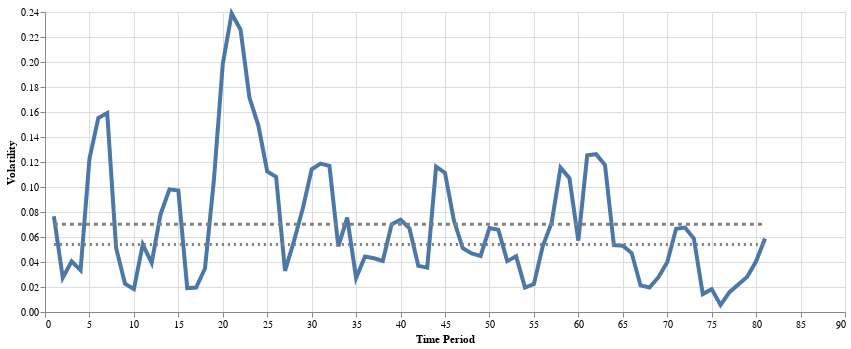

Notebook cell for this chart:
### Code cell
plot_index_volatility(index_vol)

### Figure 1 — Vega-Lite specification as saved in the notebook (floating-point values rounded to 4 significant figures)
{"$schema": "https://vega.github.io/schema/vega-lite/v5.20.1.json", "config": {"view": {"continuousHeight": 300, "continuousWidth": 300}}, "data": {"name": "data-453348f9b7ef8ca49175779deeb938d3"}, "datasets": {"data-453348f9b7ef8ca49175779deeb938d3": [{"mean": 0.07014, "median": 0.05408, "x": 1, "y": 0.0766}, {"mean": 0.07014, "median": 0.05408, "x": 2, "y": 0.0274}, {"mean": 0.07014, "median": 0.05408, "x": 3, "y": 0.04047}, {"mean": 0.07014, "median": 0.05408, "x": 4, "y": 0.03337}, {"mean": 0.07014, "median": 0.05408, "x": 5, "y": 0.1225}, {"mean": 0.07014, "median": 0.05408, "x": 6, "y": 0.1552}, {"mean": 0.07014, "median": 0.05408, "x": 7, "y": 0.1592}, {"mean": 0.07014, "median": 0.05408, "x": 8, "y": 0.0512}, {"mean": 0.07014, "median": 0.05408, "x": 9, "y": 0.02265}, {"mean": 0.07014, "median": 0.05408, "x": 10, "y": 0.01828}, {"mean": 0.07014, "median": 0.05408, "x": 11, "y": 0.05408}, {"mean": 0.07014, "median": 0.05408, "x": 12, "y": 0.03939}, {"mean": 0.07014, "median": 0.05408, "x": 13, "y": 0.07816}, {"mean": 0.07014, "median": 0.05408, "x": 14, "y": 0.09812}, {"mean": 0.07014, "median": 0.05408, "x": 15, "y": 0.09722}, {"mean": 0.07014, "median": 0.05408, "x": 16, "y": 0.01916}, {"mean": 0.07014, "median": 0.05408, "x": 17, "y": 0.01959}, {"mean": 0.07014, "median": 0.05408, "x": 18, "y": 0.0348}, {"mean": 0.07014, "median": 0.05408, "x": 19, "y": 0.1056}, {"mean": 0.07014, "median": 0.05408, "x": 20, "y": 0.1985}, {"mean": 0.07014, "median": 0.05408, "x": 21, "y": 0.2388}, {"mean": 0.07014, "median": 0.05408, "x": 22, "y": 0.2259}, {"mean": 0.07014, "median": 0.05408, "x": 23, "y": 0.1715}, {"mean": 0.07014, "median": 0.05408, "x": 24, "y": 0.1493}, {"mean": 0.07014, "median": 0.05408, "x": 25, "y": 0.1124}, {"mean": 0.07014, "median": 0.05408, "x": 26, "y": 0.1081}, {"mean": 0.07014, "median": 0.05408, "x": 27, "y": 0.0329}, {"mean": 0.07014, "median": 0.05408, "x": 28, "y": 0.05653}, {"mean": 0.07014, "median": 0.05408, "x": 29, "y": 0.08269}, {"mean": 0.07014, "median": 0.05408, "x": 30, "y": 0.1142}, {"mean": 0.07014, "median": 0.05408, "x": 31, "y": 0.1187}, {"mean": 0.07014, "median": 0.05408, "x": 32, "y": 0.1169}, {"mean": 0.07014, "median": 0.05408, "x": 33, "y": 0.05246}, {"mean": 0.07014, "median": 0.05408, "x": 34, "y": 0.07553}, {"mean": 0.07014, "median": 0.05408, "x": 35, "y": 0.02715}, {"mean": 0.07014, "median": 0.05408, "x": 36, "y": 0.04442}, {"mean": 0.07014, "median": 0.05408, "x": 37, "y": 0.04295}, {"mean": 0.07014, "median": 0.05408, "x": 38, "y": 0.04087}, {"mean": 0.07014, "median": 0.05408, "x": 39, "y": 0.0702}, {"mean": 0.07014, "median": 0.05408, "x": 40, "y": 0.0739}, {"mean": 0.07014, "median": 0.05408, "x": 41, "y": 0.067}, {"mean": 0.07014, "median": 0.05408, "x": 42, "y": 0.03692}, {"mean": 0.07014, "median": 0.05408, "x": 43, "y": 0.03548}, {"mean": 0.07014, "median": 0.05408, "x": 44, "y": 0.1163}, {"mean": 0.07014, "median": 0.05408, "x": 45, "y": 0.1112}, {"mean": 0.07014, "median": 0.05408, "x": 46, "y": 0.07332}, {"mean": 0.07014, "median": 0.05408, "x": 47, "y": 0.05101}, {"mean": 0.07014, "median": 0.05408, "x": 48, "y": 0.04684}, {"mean": 0.07014, "median": 0.05408, "x": 49, "y": 0.04483}, {"mean": 0.07014, "median": 0.05408, "x": 50, "y": 0.0671}, {"mean": 0.07014, "median": 0.05408, "x": 51, "y": 0.06581}, {"mean": 0.07014, "median": 0.05408, "x": 52, "y": 0.04069}, {"mean": 0.07014, "median": 0.05408, "x": 53, "y": 0.0446}, {"mean": 0.07014, "median": 0.05408, "x": 54, "y": 0.01951}, {"mean": 0.07014, "median": 0.05408, "x": 55, "y": 0.02236}, {"mean": 0.07014, "median": 0.05408, "x": 56, "y": 0.05281}, {"mean": 0.07014, "median": 0.05408, "x": 57, "y": 0.07144}, {"mean": 0.07014, "median": 0.05408, "x": 58, "y": 0.1155}, {"mean": 0.07014, "median": 0.05408, "x": 59, "y": 0.1071}, {"mean": 0.07014, "median": 0.05408, "x": 60, "y": 0.05709}, {"mean": 0.07014, "median": 0.05408, "x": 61, "y": 0.1253}, {"mean": 0.07014, "median": 0.05408, "x": 62, "y": 0.1262}, {"mean": 0.07014, "median": 0.05408, "x": 63, "y": 0.1176}, {"mean": 0.07014, "median": 0.05408, "x": 64, "y": 0.05346}, {"mean": 0.07014, "median": 0.05408, "x": 65, "y": 0.05304}, {"mean": 0.07014, "median": 0.05408, "x": 66, "y": 0.04717}, {"mean": 0.07014, "median": 0.05408, "x": 67, "y": 0.02128}, {"mean": 0.07014, "median": 0.05408, "x": 68, "y": 0.0196}, {"mean": 0.07014, "median": 0.05408, "x": 69, "y": 0.02767}, {"mean": 0.07014, "median": 0.05408, "x": 70, "y": 0.0398}, {"mean": 0.07014, "median": 0.05408, "x": 71, "y": 0.06655}, {"mean": 0.07014, "median": 0.05408, "x": 72, "y": 0.06755}, {"mean": 0.07014, "median": 0.05408, "x": 73, "y": 0.05879}, {"mean": 0.07014, "median": 0.05408, "x": 74, "y": 0.01436}, {"mean": 0.07014, "median": 0.05408, "x": 75, "y": 0.01828}, {"mean": 0.07014, "median": 0.05408, "x": 76, "y": 0.005535}, {"mean": 0.07014, "median": 0.05408, "x": 77, "y": 0.01591}, {"mean": 0.07014, "median": 0.05408, "x": 78, "y": 0.02202}, {"mean": 0.07014, "median": 0.05408, "x": 79, "y": 0.02828}, {"mean": 0.07014, "median": 0.05408, "x": 80, "y": 0.04058}, {"mean": 0.07014, "median": 0.05408, "x": 81, "y": 0.05881}]}, "height": 300, "layer": [{"encoding": {"tooltip": [{"field": "x", "title": "Time Period", "type": "quantitative"}, {"field": "y", "format": ".3f", "title": "Volatility", "type": "quantitative"}], "x": {"field": "x", "title": "Time Period", "type": "quantitative"}, "y": {"field": "y", "scale": {"zero": false}, "title": "Volatility", "type": "quantitative"}}, "mark": {"size": 4, "type": "line"}}, {"encoding": {"tooltip": [{"field": "x", "title": "Time Period", "type": "quantitative"}, {"field": "y", "format": ".3f", "title": "Volatility", "type": "quantitative"}], "x": {"field": "x", "title": "Time Period", "type": "quantitative"}, "y": {"field": "mean", "type": "quantitative"}}, "mark": {"color": "gray", "size": 3, "strokeDash": [4, 4], "type": "line"}}, {"encoding": {"tooltip": [{"field": "x", "title": "Time Period", "type": "quantitative"}, {"field": "y", "format": ".3f", "title": "Volatility", "type": "quantitative"}], "x": {"field": "x", "title": "Time Period", "type": "quantitative"}, "y": {"field": "median", "type": "quantitative"}}, "mark": {"color": "gray", "size": 3, "strokeDash": [2, 4], "type": "line"}}], "width": 800}
